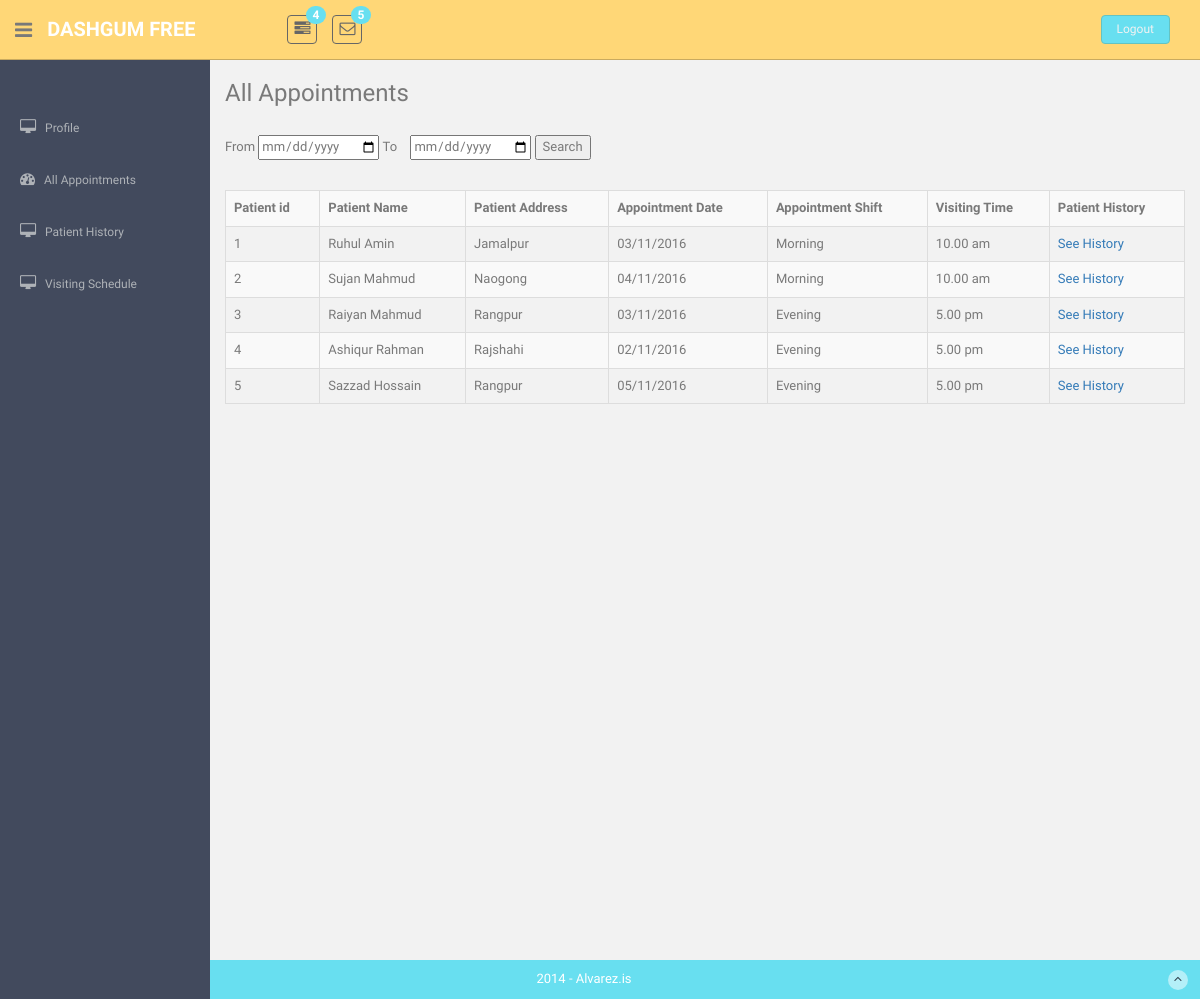
Page /doctor/all_appointment.php (signed in) on the committed database.
### tables this page shows
CREATE TABLE `appointment` (
  `id` int(11) NOT NULL,
  `patient_id` int(11) NOT NULL,
  `doctor_id` int(11) NOT NULL,
  `date` varchar(255) NOT NULL,
  `time_id` varchar(255) NOT NULL
);

CREATE TABLE `patient` (
  `id` int(11) NOT NULL,
  `name` varchar(255) NOT NULL,
  `address` varchar(255) NOT NULL
);

CREATE TABLE `time` (
  `id` int(11) NOT NULL,
  `doctor_id` int(11) NOT NULL,
  `shift` varchar(255) NOT NULL,
  `start_time` varchar(255) NOT NULL,
  `end_time` varchar(255) NOT NULL
);

### db_connection.php (called while the page is built, shortened)
<?php
$server = "localhost";
$username = "root";
$password = "";
$databaseName = "online_appointment_system";
$conn = mysql_connect($server, $username, $password);
if (!$conn) {
    echo 'Database Connection Error:' . mysql_error();
} else {
    $db_connect = mysql_select_db($databaseName);
}

### doctor/doctor_class.php (called while the page is built, shortened)
<?php
class Doctor_class {
    public function __construct() {
        require_once '../db_connection.php';
    }
        public function get_appointment_data() {
        $id = $_SESSION['doc_id'];
        $sql="select patient.id,patient.name,patient.address,appointment.date,time.shift,time.start_time "
                . "from patient join appointment on patient.id=appointment.patient_id "
                . "join time on appointment.time_id=time.id where appointment.doctor_id=$id" ;
        $res = mysql_query($sql);
        return $res;
    }
}

### doctor/all_appointment.php (the view, shortened to what this page needs)
<?php
require_once 'doctor_header.php';
require_once 'doctor_class.php';
$patient_obj = new Doctor_class();
if (isset($_POST['submit'])) {
   $start_date=$_POST['start_date'];
  $start= new DateTime($start_date);
   $st = date_format($start, 'd/m/y');
   $to_date=$_POST['end_date'];
   $to= new DateTime($to_date);
   $end = date_format($to, 'd/m/Y');
    $result = $patient_obj->get_appointment_by_date($st,$end);
?>
<section id="main-content"  >
    <section class="wrapper site-min-height">
        <h3>All Appointments</h3>
        <br>
        <form name="frmSearch" method="post" action="">
            <label>From</label>
             <input type="date" placeholder="From Date" id="post_at" name="start_date"  value="" class=" datepicker" />
             <label>To</label>
	    <input type="date" placeholder="To Date" id="post_at_to_date" name="end_date" style="margin-left:10px"  value="" class="datepicker"  />
		<input type="submit" name="submit" value="Search" >
</form>
        <br>
        <table class="table table-bordered table-striped">
            <tr>
                <th>Patient id</th>
                <th>Patient Name</th>
                <th>Patient Address</th>
                <th>Appointment Date</th>
                <th>Appointment Shift</th>
                <th>Visiting Time</th>
                <th>Patient History</th>
            </tr>
            <?php  while ($row= mysql_fetch_assoc($result)) {?>
            <tr>
                <td><?php echo $row['id'] ;?></td>
                <td><?php echo $row['name'] ;?></td>
                <td><?php echo $row['address'] ;?></td>
                <td><?php echo $row['date'] ;?></td>
                <td><?php echo $row['shift'] ;?></td>
                <td><?php echo $row['start_time'] ;?></td>
                <td><a href="patient_history.php?pid=<?php echo $row['id']; ?>">See History</a></td>
            </tr>
            <?php }?>
        </table>
    </section>
</section>
<?php }
else{
$result = $patient_obj->get_appointment_data();
    ?>
<section id="main-content" style="">
    <section class="wrapper site-min-height">
        <h3>All Appointments </h3>
        <br>
        <form name="frmSearch" method="post" action="">
	 <p class="search_input">
             <label>From</label>
		<input type="date" placeholder="From Date" id="post_at" name="start_date"  value="" class="" />
                <label>To</label>
	    <input type="date" placeholder="To Date" id="post_at_to_date" name="end_date" style="margin-left:10px"  value="" class=""  />
		<input type="submit" name="submit" value="Search" >
	</p>
</form>
        <br>
        <table class="table table-bordered table-striped">
            <tr>
                <th>Patient id</th>
                <th>Patient Name</th>
                <th>Patient Address</th>
                <th>Appointment Date</th>
                <th>Appointment Shift</th>
                <th>Visiting Time</th>
                <th>Patient History</th>
            </tr>
            <?php  while ($row= mysql_fetch_assoc($result)) {?>
            <tr>
                <td><?php echo $row['id'] ;?></td>
                <td><?php echo $row['name'] ;?></td>
                <td><?php echo $row['address'] ;?></td>
                <td><?php echo $row['date'] ;?></td>
                <td><?php echo $row['shift'] ;?></td>
                <td><?php echo $row['start_time'] ;?></td>
                <td><a href="patient_history.php?pid=<?php echo $row['id']; ?>">See History</a></td>
            </tr>
            <?php }?>
        </table>
    </section>
</section>
<?php }?>
<?php require_once '../doctor/doctor_footer.php'; ?>

### doctor/doctor_header.php (shortened to what this page needs)
<!DOCTYPE html>
<html lang="en">
  <head>
    <link href="../admin/assets/css/bootstrap.css" rel="stylesheet">
    <link href="../admin/assets/font-awesome/css/font-awesome.css" rel="stylesheet" />
    <link href="../admin/assets/css/style.css" rel="stylesheet">
    <link href="../admin/assets/css/style-responsive.css" rel="stylesheet">
  </head>
  <body>
  <section id="container" >
      <header class="header black-bg">
              <div class="sidebar-toggle-box">
                  <div class="fa fa-bars tooltips" data-placement="right" data-original-title="Toggle Navigation"></div>
              </div>
            <a href="index.html" class="logo"><b>DASHGUM FREE</b></a>
            <div class="nav notify-row" id="top_menu">
                <ul class="nav top-menu">
                    <li class="dropdown">
                        <a data-toggle="dropdown" class="dropdown-toggle" href="index.html#">
                            <i class="fa fa-tasks"></i>
                            <span class="badge bg-theme">4</span>
                        </a>
                    </li>
                    <li id="header_inbox_bar" class="dropdown">
                        <a data-toggle="dropdown" class="dropdown-toggle" href="index.html#">
                            <i class="fa fa-envelope-o"></i>
                            <span class="badge bg-theme">5</span>
                        </a>
                    </li>
                </ul>
            </div>
            <div class="top-menu">
            	<ul class="nav pull-right top-menu">
                    <li><a class="logout" href="../logout.php">Logout</a></li>
            	</ul>
            </div>
        </header>
      <aside>
          <div id="sidebar"  class="nav-collapse ">
              <ul class="sidebar-menu" id="nav-accordion">
              	  <p class="centered"><a href="doc_profile.php"><img src="" class="img-circle" width="60"></a></p>
                  <li class="sub-menu">
                      <a href="doc_profile.php">
                          <i class="fa fa-desktop"></i>
                          <span>  Profile</span>
                      </a>
                  </li>
                  <li class="sub-menu">
                      <a href="all_appointment.php">
                          <i class="fa fa-dashboard"></i>
                          <span> All Appointments</span>
                      </a>
                  </li>
                  <li class="sub-menu">
                      <a href="patient_history_search.php">
                          <i class="fa fa-desktop"></i>
                          <span> Patient History</span>
                      </a>
                  </li>
                  <li class="sub-menu">
                      <a href="visiting_schedule.php">
                          <i class="fa fa-desktop"></i>
                          <span> Visiting Schedule</span>
                      </a>
                  </li>
              </ul>
          </div>
      </aside>

### doctor/doctor_footer.php (shortened to what this page needs)
<footer class="site-footer">
    <div class="text-center">
        2014 - Alvarez.is
        <a href="blank.html#" class="go-top">
            <i class="fa fa-angle-up"></i>
        </a>
    </div>
</footer>
</section>
</body>
</html>

### admin/assets/css/style.css (style rules this page uses)
body { color: #797979; background: #f2f2f2; font-family: 'Ruda', sans-serif; padding: 0px !important; margin: 0px !important; font-size:13px; }
ul li { list-style: none; }
a, a:hover, a:focus { text-decoration: none; outline: none; }
#container { width: 100%; height: 100%; }
.bg-theme { background-color: #68dff0; }
.centered { text-align: center; }
ul.top-menu > li > .logout { color: #f2f2f2; font-size: 12px; border-radius: 4px; -webkit-border-radius: 4px; border: 1px solid #64c3c2 !important; padding: 5px 15px; margin-right: 15px; background: #68dff0; margin-top: 15px; }
#sidebar { width: 210px; height: 100%; position: fixed; background: #424a5d; }
#sidebar ul li { position: relative; }
ul.sidebar-menu , ul.sidebar-menu li ul.sub { margin: -2px 0 0; padding: 0; }
ul.sidebar-menu { margin-top: 75px; }
ul.sidebar-menu li { margin-bottom: 5px; margin-left:10px; margin-right:10px; }
ul.sidebar-menu li.sub-menu { line-height: 15px; }
ul.sidebar-menu li a span { display: inline-block; }
ul.sidebar-menu li a { color: #aeb2b7; text-decoration: none; display: block; padding: 15px 0 15px 10px; font-size: 12px; outline: none; -webkit-transition: all 0.3s ease; -moz-transition: all 0.3s ease; -o-transition: all 0.3s ease; -ms-transition: all 0.3s ease; transition: all 0.3s ease; }
ul.sidebar-menu li a i { font-size: 15px; padding-right: 6px; }
#main-content { margin-left: 210px; }
.header, .footer { min-height: 60px; padding: 0 15px; }
.header { position: fixed; left: 0; right: 0; z-index: 1002; }
.black-bg { background: #ffd777; border-bottom: 1px solid #c9aa5f; }
.wrapper { display: inline-block; margin-top: 60px; padding-left: 15px; padding-right: 15px; padding-bottom: 15px; padding-top: 0px; width: 100%; }
a.logo { font-size: 20px; color: #ffffff; float: left; margin-top: 15px; text-transform: uppercase; }
a.logo b { font-weight: 900; }
#top_menu .nav > li, ul.top-menu > li { float: left; }
.notify-row { float: left; margin-top: 15px; margin-left: 92px; }
ul.top-menu > li > a { color: #666666; font-size: 16px; border-radius: 4px; -webkit-border-radius: 4px; border:1px solid #666666 !important; padding: 2px 6px; margin-right: 15px; }
.notify-row .badge { position: absolute; right: -10px; top: -10px; z-index: 100; }
.sidebar-toggle-box { float: left; padding-right: 15px; margin-top: 20px; }
.sidebar-toggle-box .fa-bars { cursor: pointer; display: inline-block; font-size: 20px; }
label { font-weight: 400; }
.site-footer { background: #68dff0; color: #fff; padding: 10px 0; }
.go-top { margin-right: 1%; float: right; background: rgba(255,255,255,.5); width: 20px; height: 20px; border-radius: 50%; -webkit-border-radius: 50%; }
.go-top i { color: #2A3542; }
.site-min-height { min-height: 900px; }

### rows in the picture
appointment: patient "1", patient.name "Ruhul Amin", patient.address "Jamalpur", date "03/11/2016", time.shift "Morning", time.start_time "10.00 am"
appointment: patient "2", patient.name "Sujan Mahmud", patient.address "Naogong", date "04/11/2016", time.shift "Morning", time.start_time "10.00 am"
appointment: patient "3", patient.name "Raiyan Mahmud", patient.address "Rangpur", date "03/11/2016", time.shift "Evening", time.start_time "5.00 pm"
appointment: patient "4", patient.name "Ashiqur Rahman", patient.address "Rajshahi", date "02/11/2016", time.shift "Evening", time.start_time "5.00 pm"
appointment: patient "5", patient.name "Sazzad Hossain", patient.address "Rangpur", date "05/11/2016", time.shift "Evening", time.start_time "5.00 pm"
